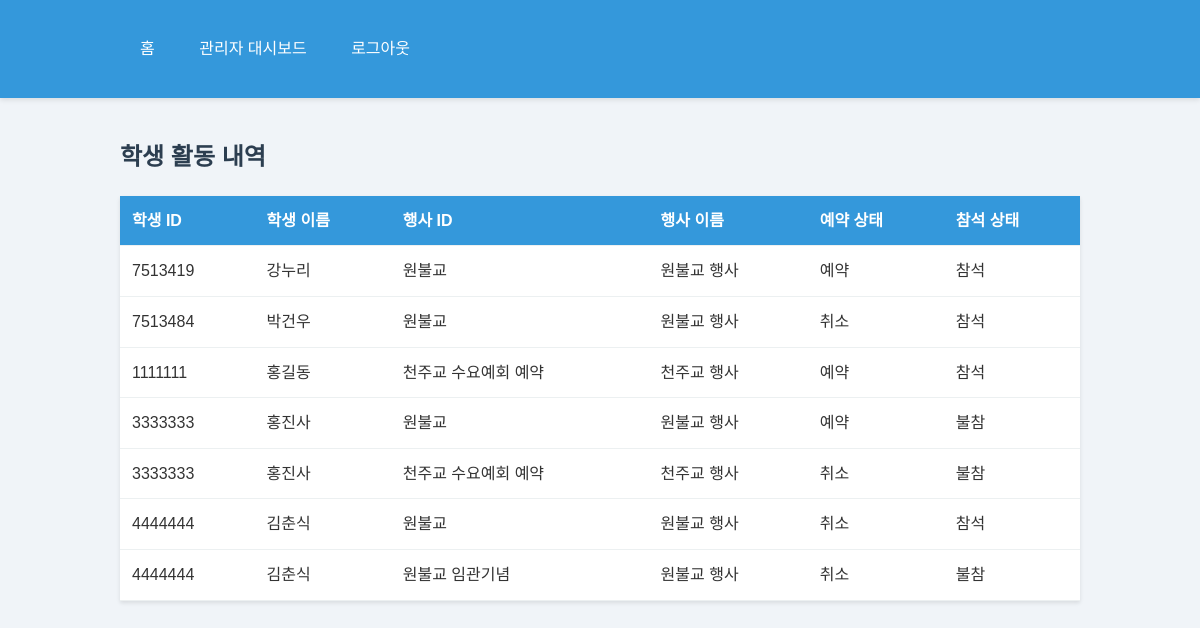
Before: /admin-student-activities/ (signed in) with the older database file.
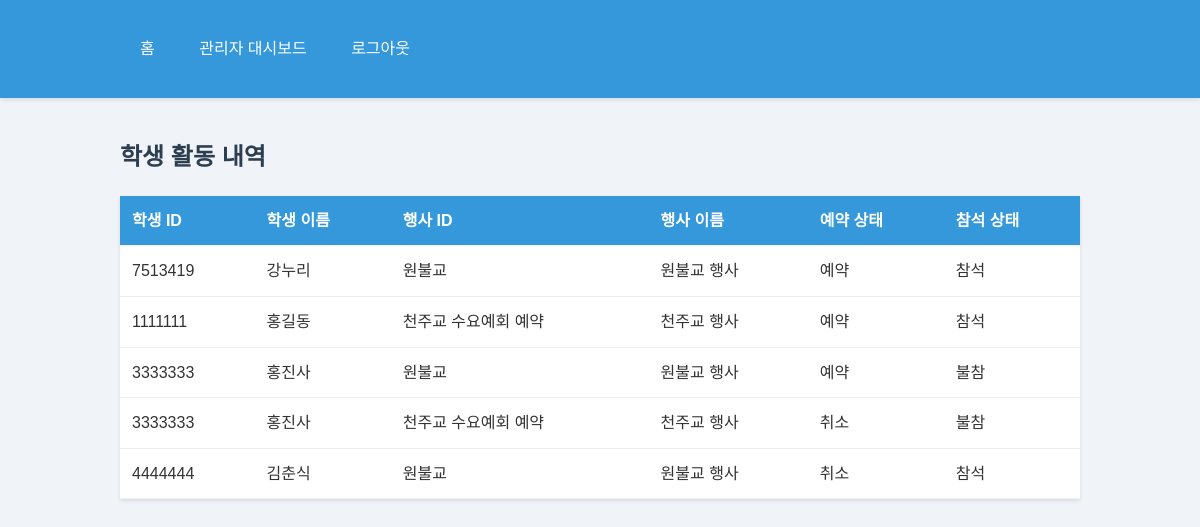
After: the same page with the newer database file.
### main/models.py (models this page shows, shortened)
class EventAttendance(models.Model):
    RESERVATION_CHOICES = [
        ('예약', '예약'),
        ('취소', '취소'),
    ]
    ATTENDANCE_CHOICES = [
        ('불참', '불참'),
        ('참석', '참석'),
    ]
    student = models.ForeignKey(Student, on_delete=models.CASCADE)
    event = models.ForeignKey(ReligiousEvent, on_delete=models.CASCADE)
    reservation = models.CharField(max_length=10, choices=RESERVATION_CHOICES, default='예약')
    attendance = models.CharField(max_length=10, choices=ATTENDANCE_CHOICES, default='불참')
    note = models.CharField(max_length=200, blank=True)
    class Meta:
        unique_together = ('student', 'event')

class Student(models.Model):
    student_id = models.CharField(max_length=7, primary_key=True)
    password = models.CharField(max_length=128)  # 해시된 비밀번호를 저장하기 위해 길이를 늘립니다
    grade = models.CharField(max_length=2)
    company = models.CharField(max_length=1)
    name = models.CharField(max_length=10)
    contact = models.CharField(max_length=12, blank=True)
    note = models.CharField(max_length=200, blank=True)
    class Meta:
        db_table = 'student'  # 기존 테이블 이름을 유지하려면 이 줄을 추가하세요

class ReligiousEvent(models.Model):
    RELIGION_CHOICES = [
        ('원불교', '원불교'),
        ('천주교', '천주교'),
        ('기독교', '기독교'),
        ('불교', '불교'),
    ]
    STATUS_CHOICES = [
        ('예약', '예약'),
        ('종료', '종료'),
        ('취소', '취소'),
    ]
    event_id = models.CharField(max_length=20, primary_key=True)
    date = models.CharField(max_length=10)
    religion = models.CharField(max_length=20, choices=RELIGION_CHOICES)
    status = models.CharField(max_length=10, choices=STATUS_CHOICES, default='예약')
    reserved_count = models.IntegerField(null=True, blank=True)
    attended_count = models.IntegerField(null=True, blank=True)
    note = models.CharField(max_length=200, blank=True)
    name = models.CharField(max_length=100, default='')

### main/views.py (the view)
# urls.py: path('admin-student-activities/', views.admin_student_activities, name='admin_student_activities'),
@admin_login_required
def admin_student_activities(request):
    attendances = EventAttendance.objects.select_related('student', 'event').all()
    return render(request, 'admin_student_activities.html', {'attendances': attendances})

### main/views.py (called while the page is built)
def admin_login_required(view_func):
    @wraps(view_func)
    def wrapper(request, *args, **kwargs):
        if not request.user.is_authenticated or not isinstance(request.user, MyAdmin):
            messages.error(request, '관리자 로그인이 필요합니다.')
            return redirect('admin_login')
        return view_func(request, *args, **kwargs)
    return wrapper

### templates/admin_student_activities.html
{% extends 'base.html' %}
{% block content %}
<h2>학생 활동 내역</h2>
<table>
    <thead>
        <tr>
            <th>학생 ID</th>
            <th>학생 이름</th>
            <th>행사 ID</th>
            <th>행사 이름</th>
            <th>예약 상태</th>
            <th>참석 상태</th>
        </tr>
    </thead>
    <tbody>
        {% for attendance in attendances %}
        <tr>
            <td>{{ attendance.student.student_id }}</td>
            <td>{{ attendance.student.name }}</td>
            <td>{{ attendance.event.event_id }}</td>
            <td>{{ attendance.event.religion }} 행사</td>
            <td>{{ attendance.get_reservation_display }}</td>
            <td>{{ attendance.get_attendance_display }}</td>
        </tr>
        {% endfor %}
    </tbody>
</table>
{% endblock %}

### templates/base.html (shortened to what this page needs)
{% load static %}
<!DOCTYPE html>
<html lang="ko">
<head>
    <link rel="stylesheet" type="text/css" href="{% static 'css/style.css' %}">
</head>
<body>
    <header>
        <div class="container">
            <nav>
                <a href="{% url 'home' %}">홈</a>
                {% if user.is_authenticated %}
                    <a href="{% url 'admin_dashboard' %}">관리자 대시보드</a>
                    <a href="{% url 'logout' %}">로그아웃</a>
                {% elif 'student_id' in request.session %}
                    <a href="{% url 'student_activities' %}">활동 내역</a>
                    <a href="{% url 'student_profile' %}">내 프로필</a>
                    <a href="{% url 'student_logout' %}">로그아웃</a>
                {% else %}
                    <a href="{% url 'student_login' %}">학생 로그인</a>
                {% endif %}
            </nav>
        </div>
    </header>
    <main class="container">
        {% block content %}
        {% endblock %}
    </main>
</body>
</html>

### static/css/style.css (style rules this page uses)
body { font-family: 'Noto Sans KR', sans-serif; line-height: 1.6; margin: 0; padding: 0; background-color: #f0f4f8; color: #333; }
.container { width: 80%; margin: auto; overflow: hidden; padding: 20px; }
header { background: #3498db; color: #ffffff; padding: 1rem 0; box-shadow: 0 2px 5px rgba(0,0,0,0.1); }
header a { color: #ffffff; text-decoration: none; font-size: 16px; margin: 0 10px; padding: 5px 10px; border-radius: 5px; transition: background-color 0.3s; }
main { padding: 2rem 0; }
h1, h2, h3 { color: #2c3e50; }
table { width: 100%; border-collapse: collapse; margin-bottom: 2rem; background-color: #ffffff; box-shadow: 0 2px 4px rgba(0,0,0,0.1); }
th, td { padding: 12px; text-align: left; border-bottom: 1px solid #ecf0f1; }
th { background-color: #3498db; color: #ffffff; }

Changed rows visible on the page:
removed EventAttendance: student.student_id "7513484", student.name "박건우", event.event_id "원불교", event.religion "원불교", reservation "취소", attendance "참석"
removed EventAttendance: student.student_id "4444444", student.name "김춘식", event.event_id "원불교 임관기념", event.religion "원불교", reservation "취소", attendance "불참"
